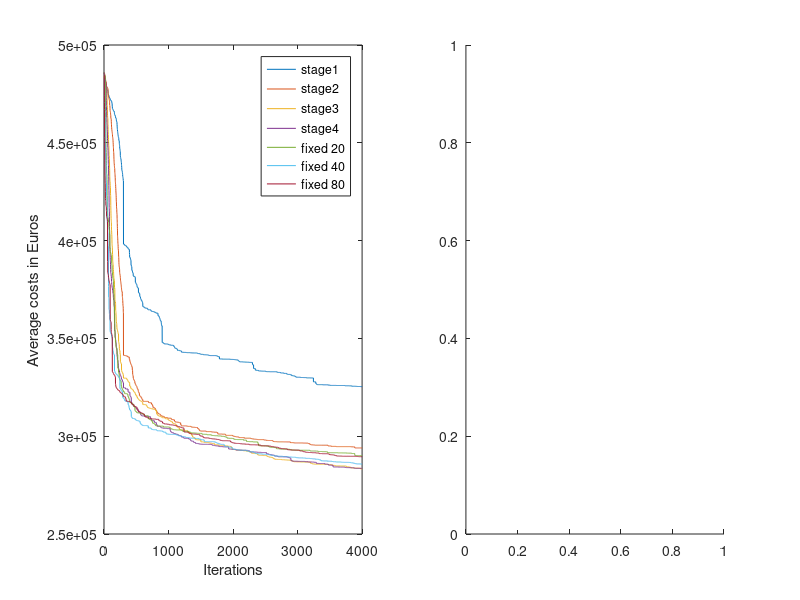

Recreate this plot in MATLAB. (Note: this script raises an error after producing the figure.)
clear all; clc; close all

load newstage1
stage1 = RESULTS;
load newstage2
stage2 = RESULTS;
load newstage3
stage3 = RESULTS;
load newstage4
stage4 = RESULTS;
load newstagefixed20
stage20 = RESULTS;
load newstagefixed40
stage40 = RESULTS;
load newstagefixed80
stage80 = RESULTS;

clear RESULTS

%%
y = zeros(7,4001);
for j = 1:3
    z(j,1) = stage1(j).objectives(23,end);
    z(j,2) = stage2(j).objectives(23,end);
    z(j,3) = stage3(j).objectives(23,end);
    z(j,4) = stage4(j).objectives(23,end);
    z(j,5) = stage20(j).objectives(23,end);
    z(j,6) = stage40(j).objectives(23,end);
    z(j,7) = stage80(j).objectives(23,end);
    
    y(1,:) = y(1,:) + stage1(j).objectives(23,:);
    y(2,:) = y(2,:) + stage2(j).objectives(23,:);
    y(3,:) = y(3,:) + stage3(j).objectives(23,:);
    y(4,:) = y(4,:) + stage4(j).objectives(23,:);
    y(5,:) = y(5,:) + stage20(j).objectives(23,:);
    y(6,:) = y(6,:) + stage40(j).objectives(23,:);
    y(7,:) = y(7,:) + stage80(j).objectives(23,:);
    
    x(j,1) = stage1(j).clock.totalTime;
    x(j,2) = stage2(j).clock.totalTime;
    x(j,3) = stage3(j).clock.totalTime;
    x(j,4) = stage4(j).clock.totalTime;
    x(j,5) = stage20(j).clock.totalTime;
    x(j,6) = stage40(j).clock.totalTime;
    x(j,7) = stage80(j).clock.totalTime;
end

x=x/60;
y=y/3;

% figure()
% boxplot(x,{'stage1','stage2', 'stage3', 'stage4', 'fixed 20', 'fixed 40', 'fixed 80'})
% ylabel('runtime in minutes')

figure()
subplot(1,2,1)
plot(y')
legend('stage1','stage2', 'stage3', 'stage4', 'fixed 20', 'fixed 40', 'fixed 80')
xlabel('Iterations')
ylabel('Average costs in Euros')
axis([0 4000 2.5e5 5e5])

subplot(1,2,2)
boxplot(x,{'stage1','stage2', 'stage3', 'stage4', 'fixed 20', 'fixed 40', 'fixed 80'})
ylabel('costs in Euros')
xlabel('Amount of initial particles')
ylabel('Total runtime [minutes]')


figure()
subplot(1,2,1)
plot(stage1(2).objectives(23,:))
hold on
plot(stage1(2).objectives([1],:)')
hold off
axis([0 5000 2.5e5 5e5])
legend('Best particle', 'particle 1')
xlabel('Iterations')
ylabel('Costs in Euros')
title('Stage 1 path relinking')

subplot(1,2,2)
plot(stage4(2).objectives(23,:))
hold on
plot(stage4(2).objectives([1],:)')
axis([0 5000 2.5e5 5e5])
legend('Best particle', 'particle 1')
xlabel('Iterations')
ylabel('Costs in Euros')
title('Stage 4 path relinking')
%%
% plot(stage1.objectives(34,:))
% hold on
% plot(stage2.objectives(34,:))
% plot(stage3.objectives(34,:))
% plot(stage4.objectives(34,:))
%
% legend('stage1', 'stage2', 'stage3', 'stage4')
%
% figure()
% x(:,1) = stage1.clock.totalTime';
% x(:,2) = stage2.clock.totalTime';
% x(:,3) = stage3.clock.totalTime';
% x(:,4) = stage4.clock.totalTime';
% x=x/60;
%
% boxplot(x,{'stage1','stage2', 'stage3', 'stage4'})
% ylabel('runtime in minutes')
%
% figure()
% plot(stage4.objectives(34,:))
% hold on
% plot(all.objectives(34,1:5001))
% legend('Local pathrelinking', 'Global pathrelinking')